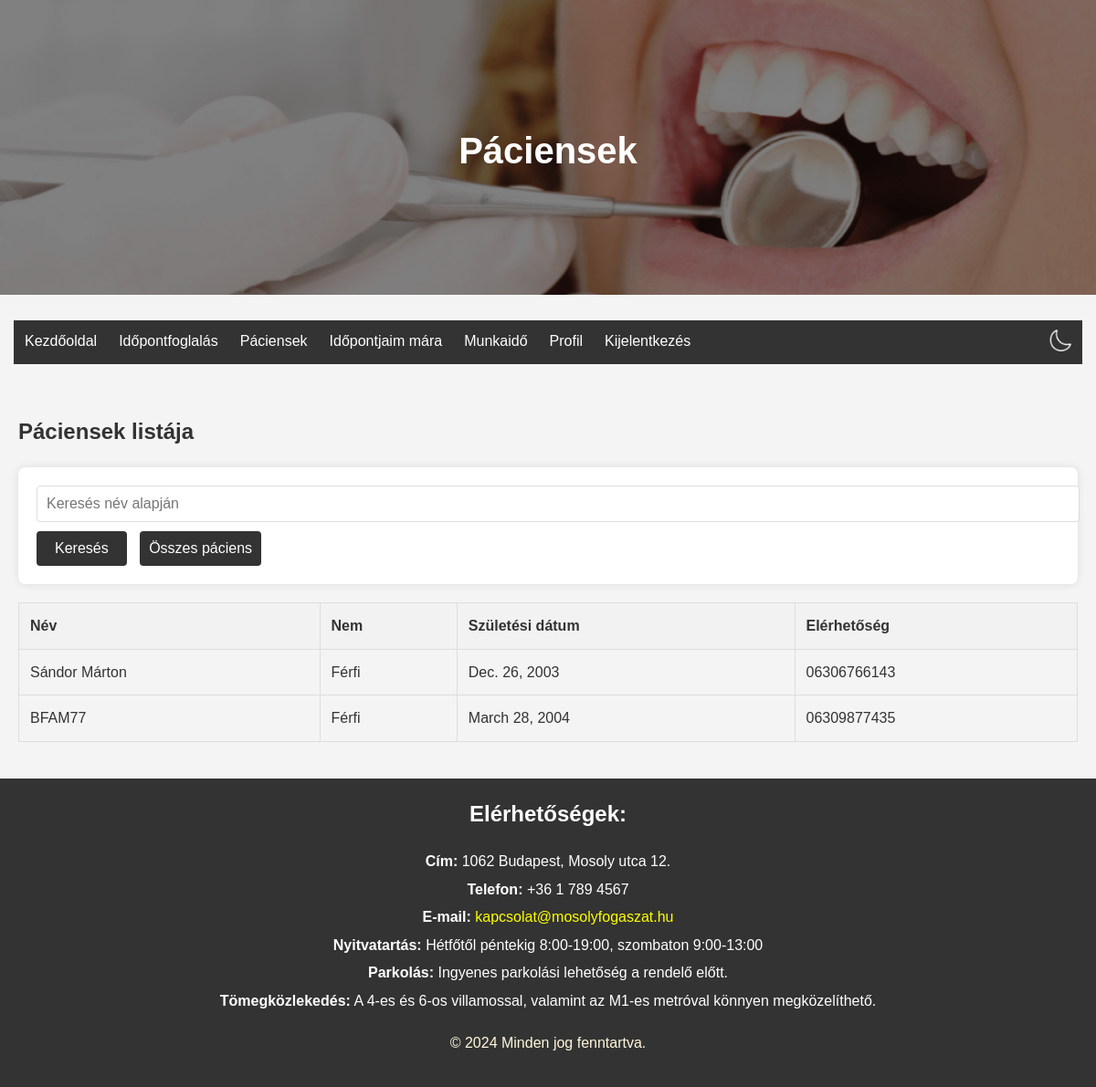
The app's page /patients/ (signed in) with its own data.
### rendeloweboldal/models.py (models this page shows, shortened)
class Patient(models.Model):
    id = models.CharField(max_length=64, primary_key=True)  # same as RendeloUser.id
    name = models.CharField(max_length=255)  # FHIR 'name' field
    gender = models.CharField(max_length=10, choices=[('male', 'Male'), ('female', 'Female')])
    birthDate = models.DateField(null=True, blank=True)  # FHIR 'birthDate' field
    telecom = models.CharField(max_length=255, null=True, blank=True)  # FHIR 'telecom' field for contact details

### rendeloweboldal/views.py (the view)
# urls.py: path('patients/', views.patients_view, name='patients'),
@login_required
def patients_view(request):
    if not (request.user.is_staff and not request.user.is_superuser):
        return redirect('home')
    search_query = request.GET.get('search', '')
    if search_query:
        patients = Patient.objects.filter(name__icontains=search_query)
    else:
        patients = Patient.objects.all()
    if not patients.exists():
        no_results_message = f"Nincs találat a megadott névre: {search_query}"
    else:
        no_results_message = None
    return render(request, 'patients.html', {'patients': patients, 'no_results_message': no_results_message})

### rendeloweboldal/templates/patients.html (shortened to what this page needs)
{% extends "base.html" %}
{% load static %}
{% block header_title %}Páciensek{% endblock %}
{% block content %}
<section class="patients">
    <h2>Páciensek listája</h2>
    <form method="get" action="{% url 'patients' %}">
        <input type="text" name="search" placeholder="Keresés név alapján" value="{{ request.GET.search }}">
        <button type="submit">Keresés</button>
        <button type="button" onclick="showAllPatients()">Összes páciens</button>
    </form>
    {% if no_results_message %}
        <p class="info-message">{{ no_results_message }}</p>
    {% else %}
        <table>
            <thead>
                <tr>
                    <th>Név</th>
                    <th>Nem</th>
                    <th>Születési dátum</th>
                    <th>Elérhetőség</th>
                </tr>
            </thead>
            <tbody>
                {% for patient in patients %}
                <tr onclick="goToPatientDetail('{{ patient.id }}')" style="cursor: pointer;">
                    <td>{{ patient.name }}</td>
                    <td>
                        {% if patient.gender == 'male' %}
                            Férfi
                        {% elif patient.gender == 'female' %}
                            Nő
                        {% endif %}
                    </td>
                    <td>{{ patient.birthDate }}</td>
                    <td>{{ patient.telecom }}</td>
                </tr>
                {% endfor %}
            </tbody>
        </table>
    {% endif %}
</section>
{% endblock %}

### rendeloweboldal/static/Css/style.css (style rules this page uses)
body { font-family: Arial, sans-serif; line-height: 1.6; margin: 0; padding: 0; background-color: #f4f4f4; }
form { background-color: white; padding: 20px; margin-bottom: 20px; border-radius: 8px; box-shadow: 0 0 10px rgba(0, 0, 0, 0.1); }
form input, form select, form textarea { padding: 10px; border: 1px solid #ddd; border-radius: 4px; font-size: 1em; width: 100%; margin-bottom: 10px; }
form button { padding: 10px 20px; border: none; border-radius: 4px; background-color: #333; color: white; font-size: 1em; cursor: pointer; transition: background-color 0.3s; }
button[type="button"] { margin-left: 10px; padding: 5px 10px; background-color: #333; color: white; border: none; border-radius: 4px; cursor: pointer; transition: background-color 0.3s; height: 38px; align-self: flex-start; }
table { width: 100%; border-collapse: collapse; margin-bottom: 20px; }
table, th, td { border: 1px solid #ddd; }
th, td { padding: 12px; text-align: left; }
th { background-color: #f2f2f2; }
button { padding: 10px 20px; border: none; border-radius: 4px; background-color: #333; color: white; font-size: 1em; cursor: pointer; transition: background-color 0.3s; }
button[type="button"] { margin-left: 10px; padding: 5px 10px; background-color: #333; color: white; border: none; border-radius: 4px; cursor: pointer; transition: background-color 0.3s; }

### rendeloweboldal/static/Css/colors_light.css (style rules this page uses)
body, header { background-color: #f4f4f4; color: #333; }
form, .intro, .pricing, .appointments, .appointment, .patient-detail, .working-hours-form, .info-message, .profile, .admin { background-color: white; color: #333; }
.button, .button-like, button, .add-button, .edit-button, .delete-button, .cancel-button, .dialog-box button { background-color: #333; color: white; }

### records on screen
Patient: name "Sándor Márton", gender "Férfi", birthDate "Dec. 26, 2003", telecom "06306766143"
Patient: name "BFAM77", gender "Férfi", birthDate "March 28, 2004", telecom "06309877435"
